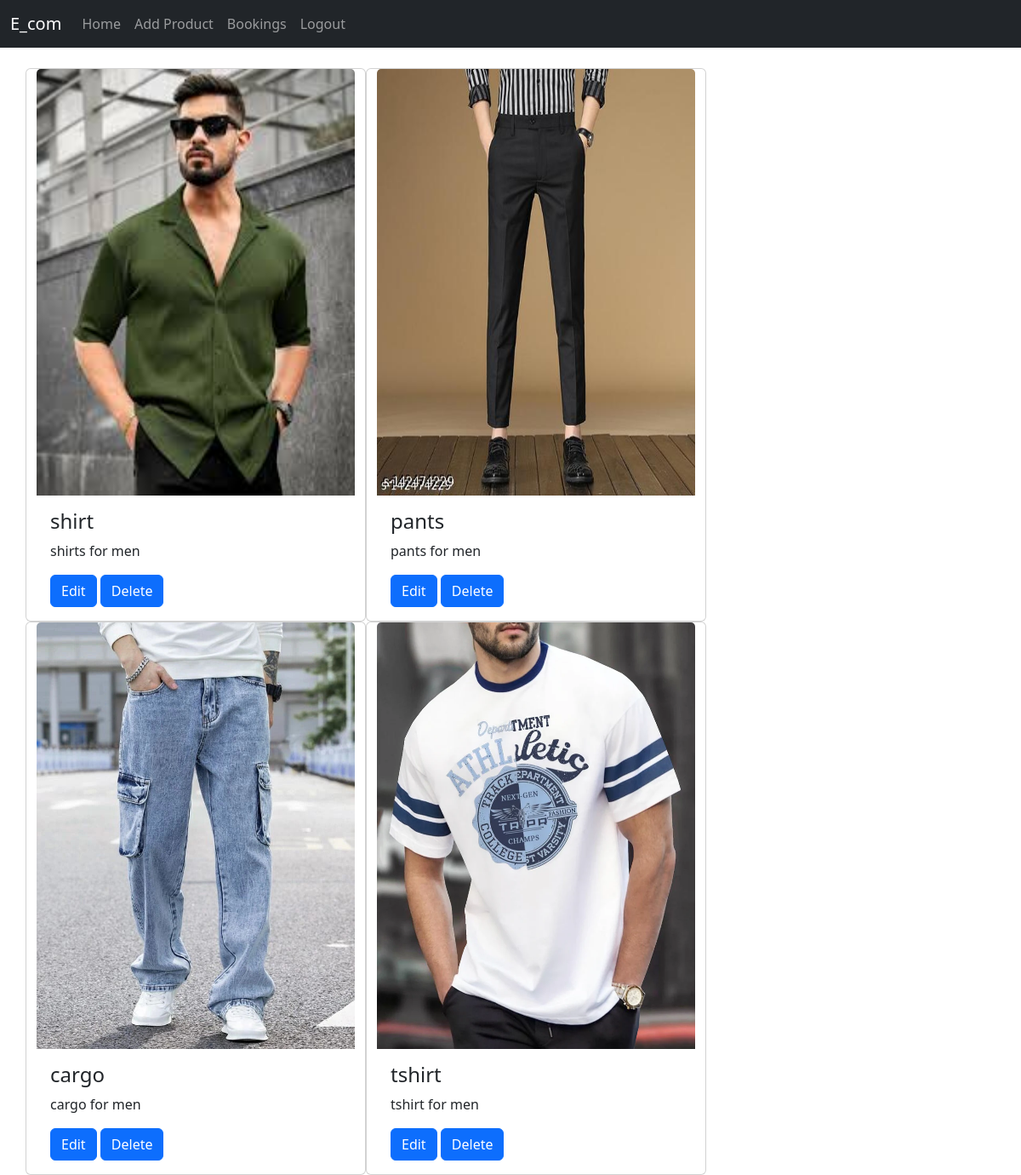
The page /shop_home (signed in) on the database as committed earlier.
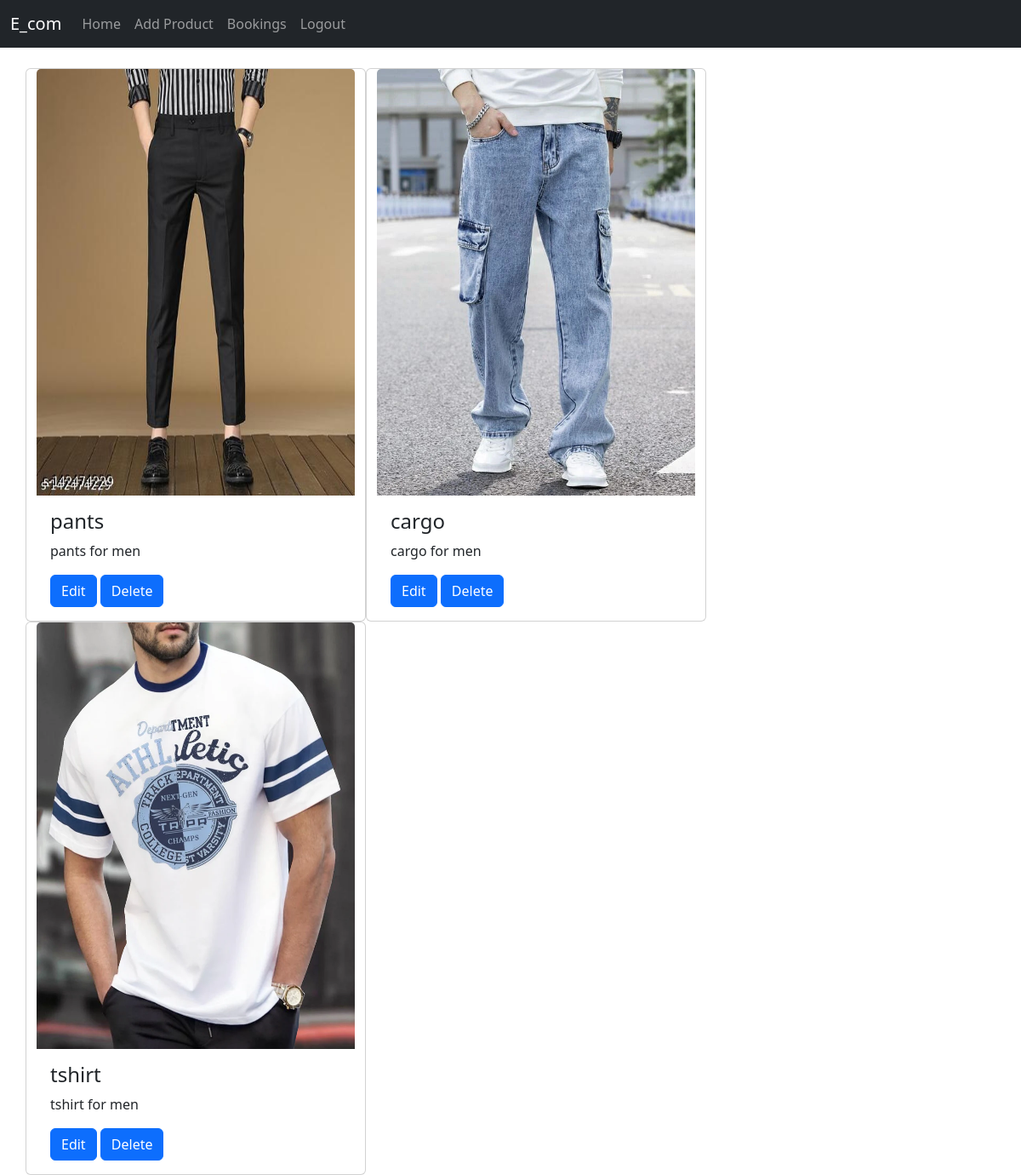
The same page on the database as committed later.
### app/models.py (models this page shows)
class product(models.Model):
    pid=models.TextField()
    name=models.TextField()
    dis=models.TextField()
    price=models.IntegerField()
    offer_price=models.IntegerField()
    stock=models.IntegerField()
    img=models.FileField()

### app/views.py (the view)
# urls.py: path('shop_home',views.shop_home),
def shop_home(req):
    if 'shop' in req.session:
        products=product.objects.all()
        return render(req,'shop/home.html',{'products':products})
    else:
        return redirect(e_com_login)

### templates/shop/home.html (shortened to what this page needs)
<!DOCTYPE html>
<html lang="en">
<head>
    <link href="https://cdn.jsdelivr.net/npm/bootstrap@5.3.3/dist/css/bootstrap.min.css" rel="stylesheet">
</head>
<body>
    <nav class="navbar navbar-expand-sm bg-dark navbar-dark">
        <div class="container-fluid">
          <a class="navbar-brand" href="#">E_com</a>
          <div class="collapse navbar-collapse" id="collapsibleNavbar">
            <ul class="navbar-nav">
              <li class="nav-item">
                <a class="nav-link" href="#">Home</a>
              </li>
              <li class="nav-item">
                <a class="nav-link" href="add product">Add Product</a>
              </li>
              <li class="nav-item">
                <a class="nav-link" href="../bookings">Bookings</a>
              </li>
              <li class="nav-item">
                <a class="nav-link" href="logout">Logout</a>
              </li>
            </ul>
          </div>
        </div>
      </nav>
  <div class="container mt-4 ">
    <div class="row">
      {% for pro in products %}
      <div class="card" style="width:400px;height:650px">
        <img class="card-img-top" src="{{pro.img.url}}" alt="Card image" style="width:100%;height:400%">
        <div class="card-body">
          <h4 class="card-title">{{pro.name}}</h4>
          <p class="card-text">{{pro.dis}}</p>
          <a href='edit_product/{{pro.pk}}' class="btn btn-primary">Edit</a>
          <a href='delete_product/{{pro.pk}}' class="btn btn-primary">Delete</a>
        </div>
      </div>
      {% endfor %}
    </div>
  </div>
</body>
</html>

Rows that differ between the two databases and show on the page:
removed product: img (picture), name "shirt", dis "shirts for men"
